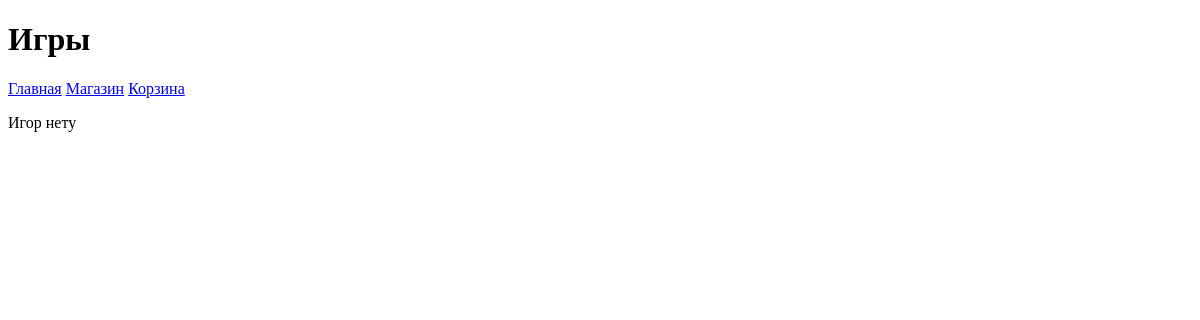
The app's page /shop/, older data.
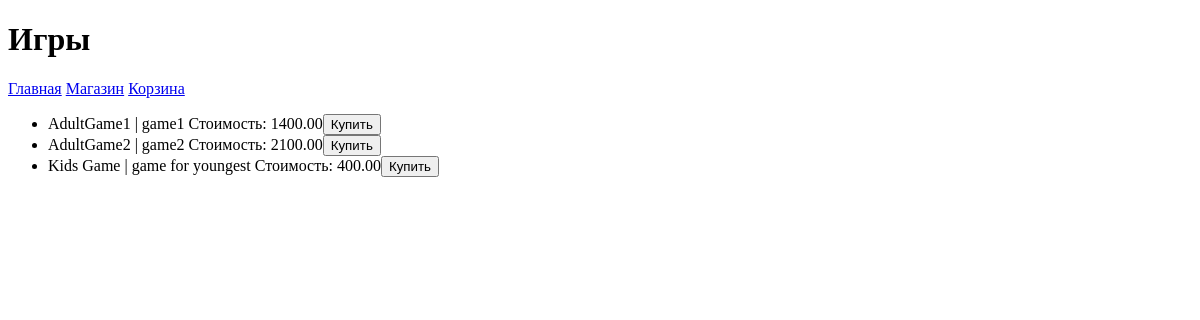
The same page, newer data.
### task1/models.py (models this page shows, shortened)
class Game(models.Model):
    title = models.CharField(max_length=100)
    cost = models.DecimalField(max_digits=16, decimal_places=2)
    size = models.DecimalField(max_digits=16, decimal_places=1)
    description = models.TextField()
    age_limited = models.BooleanField(default=False)
    buyer = models.ManyToManyField(Buyer)

### task1/views.py (the view)
# urls.py: path('shop/', shop),
def shop(request: HttpRequest) -> HttpResponse:
    games = Game.objects.all()
    context = {
        'title': 'Игры',
        'games': games,
    }
    return render(request, 'shop.html', context)

### templates/shop.html
{% extends 'menu.html' %}
{% block content %}
    {% if games %}
    <ul>
        {% for game in games %}
        <li>{{ game.title }} | {{ game.description }} Стоимость: {{game.cost}}<button>Купить</button></li>
        {% endfor %}
    </ul>
    {% else %}
    <p>Игор нету</p>
    {% endif %}
{% endblock %}

### templates/menu.html (shortened to what this page needs)
<!DOCTYPE html>
<html lang="en">
<head>
</head>
<body>
    {% block pagename %}
        <h1>{{ title }}</h1>
    {% endblock %}
    {% block menu %}
        <a href="/">Главная</a>
        <a href="/shop">Магазин</a>
        <a href="/cart">Корзина</a>
    {% endblock %}
    {% block content %}
    {% endblock %}
</body>
</html>

Row changes from the older to the newer data that the page shows:
added Game: title "AdultGame1", description "game1", cost "1400.00"
added Game: title "AdultGame2", description "game2", cost "2100.00"
added Game: title "Kids Game", description "game for youngest", cost "400.00"
Text that changed along with them:
text no longer shown: "Игор нету"
